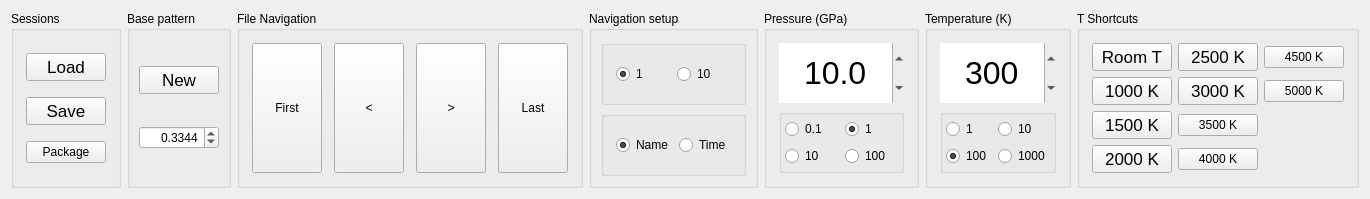
      <widget class="QWidget" name="mpltab_Main">
       <attribute name="title">
        <string>Main</string>
       </attribute>
       <layout class="QHBoxLayout" name="horizontalLayout">
        <item>
         <widget class="QGroupBox" name="groupBox_2">
          <property name="sizePolicy">
           <sizepolicy hsizetype="Fixed" vsizetype="Preferred">
            <horstretch>0</horstretch>
            <verstretch>0</verstretch>
           </sizepolicy>
          </property>
          <property name="title">
           <string>Sessions</string>
          </property>
          <layout class="QVBoxLayout" name="verticalLayout_4">
           <property name="margin">
            <number>12</number>
           </property>
           <item>
            <widget class="QPushButton" name="mplpushButton_LoadSession">
             <property name="sizePolicy">
              <sizepolicy hsizetype="Minimum" vsizetype="Fixed">
               <horstretch>0</horstretch>
               <verstretch>0</verstretch>
              </sizepolicy>
             </property>
             <property name="font">
              <font>
               <family>Helvetica</family>
               <pointsize>13</pointsize>
               <weight>50</weight>
               <italic>false</italic>
               <bold>false</bold>
              </font>
             </property>
             <property name="text">
              <string>Load</string>
             </property>
            </widget>
           </item>
           <item>
            <widget class="QPushButton" name="mplpushButton_SaveSession">
             <property name="sizePolicy">
              <sizepolicy hsizetype="Minimum" vsizetype="Fixed">
               <horstretch>0</horstretch>
               <verstretch>0</verstretch>
              </sizepolicy>
             </property>
             <property name="font">
              <font>
               <family>Helvetica</family>
               <pointsize>13</pointsize>
               <weight>50</weight>
               <italic>false</italic>
               <bold>false</bold>
              </font>
             </property>
             <property name="text">
              <string>Save</string>
             </property>
            </widget>
           </item>
           <item>
            <widget class="QPushButton" name="mplpushButton_ZipSession">
             <property name="sizePolicy">
              <sizepolicy hsizetype="Minimum" vsizetype="Fixed">
               <horstretch>0</horstretch>
               <verstretch>0</verstretch>
              </sizepolicy>
             </property>
             <property name="text">
              <string>Package</string>
             </property>
            </widget>
           </item>
          </layout>
         </widget>
        </item>
        <item>
         <widget class="QGroupBox" name="groupBox_4">
          <property name="sizePolicy">
           <sizepolicy hsizetype="Fixed" vsizetype="Preferred">
            <horstretch>0</horstretch>
            <verstretch>0</verstretch>
           </sizepolicy>
          </property>
          <property name="minimumSize">
           <size>
            <width>0</width>
            <height>0</height>
           </size>
          </property>
          <property name="maximumSize">
           <size>
            <width>16777215</width>
            <height>16777215</height>
           </size>
          </property>
          <property name="baseSize">
           <size>
            <width>250</width>
            <height>0</height>
           </size>
          </property>
          <property name="title">
           <string>Base pattern</string>
          </property>
          <layout class="QVBoxLayout" name="verticalLayout_3">
           <item>
            <widget class="QPushButton" name="mplpushButton_NewBasePtn">
             <property name="sizePolicy">
              <sizepolicy hsizetype="Minimum" vsizetype="Fixed">
               <horstretch>0</horstretch>
               <verstretch>0</verstretch>
              </sizepolicy>
             </property>
             <property name="minimumSize">
              <size>
               <width>0</width>
               <height>0</height>
              </size>
             </property>
             <property name="maximumSize">
              <size>
               <width>16777215</width>
               <height>16777215</height>
              </size>
             </property>
             <property name="baseSize">
              <size>
               <width>200</width>
               <height>0</height>
              </size>
             </property>
             <property name="font">
              <font>
               <family>Helvetica</family>
               <pointsize>13</pointsize>
               <weight>50</weight>
               <italic>false</italic>
               <bold>false</bold>
              </font>
             </property>
             <property name="toolTip">
              <string extracomment="Select base diffraction pattern"/>
             </property>
             <property name="whatsThis">
              <string/>
             </property>
             <property name="text">
              <string>New</string>
             </property>
            </widget>
           </item>
           <item>
            <widget class="QDoubleSpinBox" name="mpldoubleSpinBox_SetWavelength">
             <property name="sizePolicy">
              <sizepolicy hsizetype="Expanding" vsizetype="Fixed">
               <horstretch>0</horstretch>
               <verstretch>0</verstretch>
              </sizepolicy>
             </property>
             <property name="minimumSize">
              <size>
               <width>0</width>
               <height>0</height>
              </size>
             </property>
             <property name="focusPolicy">
              <enum>Qt::ClickFocus</enum>
             </property>
             <property name="layoutDirection">
              <enum>Qt::LeftToRight</enum>
             </property>
             <property name="alignment">
              <set>Qt::AlignRight|Qt::AlignTrailing|Qt::AlignVCenter</set>
             </property>
             <property name="decimals">
              <number>4</number>
             </property>
             <property name="singleStep">
              <double>0.000100000000000</double>
             </property>
             <property name="value">
              <double>0.334400000000000</double>
             </property>
            </widget>
           </item>
          </layout>
         </widget>
        </item>
        <item>
         <widget class="QGroupBox" name="groupBox_24">
          <property name="sizePolicy">
           <sizepolicy hsizetype="Expanding" vsizetype="Preferred">
            <horstretch>0</horstretch>
            <verstretch>0</verstretch>
           </sizepolicy>
          </property>
          <property name="title">
           <string>File Navigation</string>
          </property>
          <property name="flat">
           <bool>false</bool>
          </property>
          <layout class="QHBoxLayout" name="horizontalLayout_3">
           <property name="spacing">
            <number>12</number>
           </property>
           <property name="margin">
            <number>12</number>
           </property>
           <item>
            <widget class="QPushButton" name="mplpushButton_FirstBasePtn">
             <property name="sizePolicy">
              <sizepolicy hsizetype="Preferred" vsizetype="Preferred">
               <horstretch>0</horstretch>
               <verstretch>0</verstretch>
              </sizepolicy>
             </property>
             <property name="minimumSize">
              <size>
               <width>70</width>
               <height>0</height>
              </size>
             </property>
             <property name="maximumSize">
              <size>
               <width>50</width>
               <height>16777215</height>
              </size>
             </property>
             <property name="text">
              <string>First</string>
             </property>
            </widget>
           </item>
           <item>
            <widget class="QPushButton" name="mplpushButton_PrevBasePtn">
             <property name="sizePolicy">
              <sizepolicy hsizetype="Preferred" vsizetype="Preferred">
               <horstretch>0</horstretch>
               <verstretch>0</verstretch>
              </sizepolicy>
             </property>
             <property name="minimumSize">
              <size>
               <width>70</width>
               <height>0</height>
              </size>
             </property>
             <property name="maximumSize">
              <size>
               <width>50</width>
               <height>16777215</height>
              </size>
             </property>
             <property name="text">
              <string>&lt;</string>
             </property>
            </widget>
           </item>
           <item>
            <widget class="QPushButton" name="mplpushButton_NextBasePtn">
             <property name="sizePolicy">
              <sizepolicy hsizetype="Preferred" vsizetype="Preferred">
               <horstretch>0</horstretch>
               <verstretch>0</verstretch>
              </sizepolicy>
             </property>
             <property name="minimumSize">
              <size>
               <width>70</width>
               <height>0</height>
              </size>
             </property>
             <property name="maximumSize">
              <size>
               <width>50</width>
               <height>16777215</height>
              </size>
             </property>
             <property name="text">
              <string>&gt;</string>
             </property>
            </widget>
           </item>
           <item>
            <widget class="QPushButton" name="mplpushButton_LastBasePtn">
             <property name="sizePolicy">
              <sizepolicy hsizetype="Preferred" vsizetype="Preferred">
               <horstretch>0</horstretch>
               <verstretch>0</verstretch>
              </sizepolicy>
             </property>
             <property name="minimumSize">
              <size>
               <width>70</width>
               <height>0</height>
              </size>
             </property>
             <property name="maximumSize">
              <size>
               <width>50</width>
               <height>16777215</height>
              </size>
             </property>
             <property name="text">
              <string>Last</string>
             </property>
            </widget>
           </item>
          </layout>
         </widget>
        </item>
        <item>
         <widget class="QGroupBox" name="groupBox_21">
          <property name="sizePolicy">
           <sizepolicy hsizetype="Minimum" vsizetype="Preferred">
            <horstretch>0</horstretch>
            <verstretch>0</verstretch>
           </sizepolicy>
          </property>
          <property name="title">
           <string>Navigation setup</string>
          </property>
          <property name="flat">
           <bool>false</bool>
          </property>
          <layout class="QVBoxLayout" name="verticalLayout_11">
           <item>
            <widget class="QGroupBox" name="groupBox_14">
             <property name="sizePolicy">
              <sizepolicy hsizetype="Preferred" vsizetype="Preferred">
               <horstretch>0</horstretch>
               <verstretch>0</verstretch>
              </sizepolicy>
             </property>
             <property name="minimumSize">
              <size>
               <width>0</width>
               <height>0</height>
              </size>
             </property>
             <property name="title">
              <string/>
             </property>
             <property name="alignment">
              <set>Qt::AlignCenter</set>
             </property>
             <layout class="QHBoxLayout" name="horizontalLayout_5">
              <property name="spacing">
               <number>-1</number>
              </property>
              <property name="margin">
               <number>12</number>
              </property>
              <item>
               <widget class="QRadioButton" name="mplradioButton_FileStep1">
                <property name="sizePolicy">
                 <sizepolicy hsizetype="Minimum" vsizetype="Minimum">
                  <horstretch>0</horstretch>
                  <verstretch>0</verstretch>
                 </sizepolicy>
                </property>
                <property name="text">
                 <string>1</string>
                </property>
                <property name="checked">
                 <bool>true</bool>
                </property>
               </widget>
              </item>
              <item>
               <widget class="QRadioButton" name="mplradioButton_FileStep10">
                <property name="sizePolicy">
                 <sizepolicy hsizetype="Minimum" vsizetype="Minimum">
                  <horstretch>0</horstretch>
                  <verstretch>0</verstretch>
                 </sizepolicy>
                </property>
                <property name="text">
                 <string>10</string>
                </property>
               </widget>
              </item>
             </layout>
            </widget>
           </item>
           <item>
            <widget class="QGroupBox" name="groupBox_23">
             <property name="sizePolicy">
              <sizepolicy hsizetype="Preferred" vsizetype="Preferred">
               <horstretch>0</horstretch>
               <verstretch>0</verstretch>
              </sizepolicy>
             </property>
             <property name="minimumSize">
              <size>
               <width>0</width>
               <height>0</height>
              </size>
             </property>
             <property name="title">
              <string/>
             </property>
             <property name="alignment">
              <set>Qt::AlignCenter</set>
             </property>
             <layout class="QHBoxLayout" name="horizontalLayout_6">
              <property name="spacing">
               <number>-1</number>
              </property>
              <property name="margin">
               <number>12</number>
              </property>
              <item>
               <widget class="QRadioButton" name="mplradioButton_SortbyNme">
                <property name="sizePolicy">
                 <sizepolicy hsizetype="Minimum" vsizetype="Preferred">
                  <horstretch>0</horstretch>
                  <verstretch>0</verstretch>
                 </sizepolicy>
                </property>
                <property name="maximumSize">
                 <size>
                  <width>16777215</width>
                  <height>16777215</height>
                 </size>
                </property>
                <property name="text">
                 <string>Name</string>
                </property>
                <property name="checked">
                 <bool>true</bool>
                </property>
               </widget>
              </item>
              <item>
               <widget class="QRadioButton" name="mplradioButton_SortbyTime">
                <property name="sizePolicy">
                 <sizepolicy hsizetype="Minimum" vsizetype="Preferred">
                  <horstretch>0</horstretch>
                  <verstretch>0</verstretch>
                 </sizepolicy>
                </property>
                <property name="maximumSize">
                 <size>
                  <width>16777215</width>
                  <height>16777215</height>
                 </size>
                </property>
                <property name="text">
                 <string>Time</string>
                </property>
               </widget>
              </item>
             </layout>
            </widget>
           </item>
          </layout>
         </widget>
        </item>
        <item>
         <widget class="QGroupBox" name="groupBox">
          <property name="sizePolicy">
           <sizepolicy hsizetype="Fixed" vsizetype="Preferred">
            <horstretch>0</horstretch>
            <verstretch>0</verstretch>
           </sizepolicy>
          </property>
          <property name="autoFillBackground">
           <bool>false</bool>
          </property>
          <property name="title">
           <string>Pressure (GPa)</string>
          </property>
          <layout class="QVBoxLayout" name="verticalLayout_2">
           <property name="margin">
            <number>12</number>
           </property>
           <item>
            <widget class="QDoubleSpinBox" name="mpldoubleSpinBox_Pressure">
             <property name="sizePolicy">
              <sizepolicy hsizetype="Minimum" vsizetype="Fixed">
               <horstretch>0</horstretch>
               <verstretch>0</verstretch>
              </sizepolicy>
             </property>
             <property name="minimumSize">
              <size>
               <width>0</width>
               <height>60</height>
              </size>
             </property>
             <property name="sizeIncrement">
              <size>
               <width>0</width>
               <height>0</height>
              </size>
             </property>
             <property name="baseSize">
              <size>
               <width>0</width>
               <height>0</height>
              </size>
             </property>
             <property name="font">
              <font>
               <family>Helvetica</family>
               <pointsize>24</pointsize>
               <weight>9</weight>
               <italic>false</italic>
               <bold>false</bold>
              </font>
             </property>
             <property name="focusPolicy">
              <enum>Qt::ClickFocus</enum>
             </property>
             <property name="styleSheet">
              <string notr="true">font: 75 24pt &quot;Helvetica&quot;;</string>
             </property>
             <property name="frame">
              <bool>false</bool>
             </property>
             <property name="alignment">
              <set>Qt::AlignCenter</set>
             </property>
             <property name="buttonSymbols">
              <enum>QAbstractSpinBox::UpDownArrows</enum>
             </property>
             <property name="decimals">
              <number>1</number>
             </property>
             <property name="maximum">
              <double>1000.000000000000000</double>
             </property>
             <property name="value">
              <double>10.000000000000000</double>
             </property>
            </widget>
           </item>
           <item>
            <widget class="QGroupBox" name="groupBox_16">
             <property name="title">
              <string/>
             </property>
             <layout class="QGridLayout" name="gridLayout_9">
              <property name="margin">
               <number>3</number>
              </property>
              <property name="spacing">
               <number>-1</number>
              </property>
              <item row="1" column="0">
               <widget class="QRadioButton" name="mplradioButton_P10">
                <property name="text">
                 <string>10</string>
                </property>
               </widget>
              </item>
              <item row="1" column="1">
               <widget class="QRadioButton" name="mplradioButton_P100">
                <property name="text">
                 <string>100</string>
                </property>
               </widget>
              </item>
              <item row="0" column="0">
               <widget class="QRadioButton" name="mplradioButton_P01">
                <property name="text">
                 <string>0.1</string>
                </property>
               </widget>
              </item>
              <item row="0" column="1">
               <widget class="QRadioButton" name="mplradioButton_P1">
                <property name="text">
                 <string>1</string>
                </property>
                <property name="checked">
                 <bool>true</bool>
                </property>
               </widget>
              </item>
             </layout>
            </widget>
           </item>
          </layout>
         </widget>
        </item>
        <item>
         <widget class="QGroupBox" name="groupBox_3">
          <property name="sizePolicy">
           <sizepolicy hsizetype="Fixed" vsizetype="Preferred">
            <horstretch>0</horstretch>
            <verstretch>0</verstretch>
           </sizepolicy>
          </property>
          <property name="title">
           <string>Temperature (K)</string>
          </property>
          <layout class="QVBoxLayout" name="verticalLayout_9">
           <property name="margin">
            <number>12</number>
           </property>
           <item>
            <widget class="QDoubleSpinBox" name="mpldoubleSpinBox_Temperature">
             <property name="sizePolicy">
              <sizepolicy hsizetype="Minimum" vsizetype="Fixed">
               <horstretch>0</horstretch>
               <verstretch>0</verstretch>
              </sizepolicy>
             </property>
             <property name="minimumSize">
              <size>
               <width>0</width>
               <height>60</height>
              </size>
             </property>
             <property name="baseSize">
              <size>
               <width>0</width>
               <height>50</height>
              </size>
             </property>
             <property name="font">
              <font>
               <family>Helvetica</family>
               <pointsize>24</pointsize>
               <weight>9</weight>
               <italic>false</italic>
               <bold>false</bold>
              </font>
             </property>
             <property name="focusPolicy">
              <enum>Qt::ClickFocus</enum>
             </property>
             <property name="layoutDirection">
              <enum>Qt::LeftToRight</enum>
             </property>
             <property name="autoFillBackground">
              <bool>false</bool>
             </property>
             <property name="styleSheet">
              <string notr="true">font: 75 24pt &quot;Helvetica&quot;;</string>
             </property>
             <property name="frame">
              <bool>false</bool>
             </property>
             <property name="alignment">
              <set>Qt::AlignCenter</set>
             </property>
             <property name="buttonSymbols">
              <enum>QAbstractSpinBox::UpDownArrows</enum>
             </property>
             <property name="decimals">
              <number>0</number>
             </property>
             <property name="maximum">
              <double>10000.000000000000000</double>
             </property>
             <property name="singleStep">
              <double>100.000000000000000</double>
             </property>
             <property name="value">
              <double>300.000000000000000</double>
             </property>
            </widget>
           </item>
           <item>
            <widget class="QGroupBox" name="groupBox_17">
             <property name="title">
              <string/>
             </property>
             <layout class="QGridLayout" name="gridLayout_10">
              <property name="margin">
               <number>3</number>
              </property>
              <item row="1" column="0">
               <widget class="QRadioButton" name="mplradioButton_T100">
                <property name="text">
                 <string>100</string>
                </property>
                <property name="checked">
                 <bool>true</bool>
                </property>
               </widget>
              </item>
              <item row="0" column="1">
               <widget class="QRadioButton" name="mplradioButton_T10">
                <property name="text">
                 <string>10</string>
                </property>
               </widget>
              </item>
              <item row="0" column="0">
               <widget class="QRadioButton" name="mplradioButton_T1">
                <property name="text">
                 <string>1</string>
                </property>
               </widget>
              </item>
              <item row="1" column="1">
               <widget class="QRadioButton" name="mplradioButton_T1000">
                <property name="text">
                 <string>1000</string>
                </property>
               </widget>
              </item>
             </layout>
            </widget>
           </item>
          </layout>
         </widget>
        </item>
        <item>
         <widget class="QGroupBox" name="groupBox_11">
          <property name="sizePolicy">
           <sizepolicy hsizetype="Fixed" vsizetype="Preferred">
            <horstretch>0</horstretch>
            <verstretch>0</verstretch>
           </sizepolicy>
          </property>
          <property name="title">
           <string>T Shortcuts</string>
          </property>
          <layout class="QGridLayout" name="gridLayout_6">
           <property name="margin">
            <number>12</number>
           </property>
           <item row="6" column="0">
            <widget class="QPushButton" name="mplpushButton_2000K">
             <property name="sizePolicy">
              <sizepolicy hsizetype="Preferred" vsizetype="Fixed">
               <horstretch>0</horstretch>
               <verstretch>0</verstretch>
              </sizepolicy>
             </property>
             <property name="minimumSize">
              <size>
               <width>0</width>
               <height>0</height>
              </size>
             </property>
             <property name="maximumSize">
              <size>
               <width>16777215</width>
               <height>16777215</height>
              </size>
             </property>
             <property name="font">
              <font>
               <family>Helvetica</family>
               <pointsize>13</pointsize>
               <weight>50</weight>
               <italic>false</italic>
               <bold>false</bold>
              </font>
             </property>
             <property name="text">
              <string>2000 K</string>
             </property>
            </widget>
           </item>
           <item row="2" column="1">
            <widget class="QPushButton" name="mplpushButton_3000K">
             <property name="sizePolicy">
              <sizepolicy hsizetype="Preferred" vsizetype="Fixed">
               <horstretch>0</horstretch>
               <verstretch>0</verstretch>
              </sizepolicy>
             </property>
             <property name="minimumSize">
              <size>
               <width>0</width>
               <height>0</height>
              </size>
             </property>
             <property name="font">
              <font>
               <family>Helvetica</family>
               <pointsize>13</pointsize>
               <weight>50</weight>
               <italic>false</italic>
               <bold>false</bold>
              </font>
             </property>
             <property name="text">
              <string>3000 K</string>
             </property>
            </widget>
           </item>
           <item row="2" column="0">
            <widget class="QPushButton" name="mplpushButton_1000K">
             <property name="sizePolicy">
              <sizepolicy hsizetype="Preferred" vsizetype="Fixed">
               <horstretch>0</horstretch>
               <verstretch>0</verstretch>
              </sizepolicy>
             </property>
             <property name="minimumSize">
              <size>
               <width>0</width>
               <height>0</height>
              </size>
             </property>
             <property name="font">
              <font>
               <family>Helvetica</family>
               <pointsize>13</pointsize>
               <weight>50</weight>
               <italic>false</italic>
               <bold>false</bold>
              </font>
             </property>
             <property name="text">
              <string>1000 K</string>
             </property>
            </widget>
           </item>
           <item row="4" column="0">
            <widget class="QPushButton" name="mplpushButton_1500K">
             <property name="sizePolicy">
              <sizepolicy hsizetype="Preferred" vsizetype="Fixed">
               <horstretch>0</horstretch>
               <verstretch>0</verstretch>
              </sizepolicy>
             </property>
             <property name="minimumSize">
              <size>
               <width>0</width>
               <height>0</height>
              </size>
             </property>
             <property name="font">
              <font>
               <family>Helvetica</family>
               <pointsize>13</pointsize>
               <weight>50</weight>
               <italic>false</italic>
               <bold>false</bold>
              </font>
             </property>
             <property name="text">
              <string>1500 K</string>
             </property>
            </widget>
           </item>
           <item row="0" column="0">
            <widget class="QPushButton" name="mplpushButton_RoomT">
             <property name="sizePolicy">
              <sizepolicy hsizetype="Preferred" vsizetype="Fixed">
               <horstretch>0</horstretch>
               <verstretch>0</verstretch>
              </sizepolicy>
             </property>
             <property name="minimumSize">
              <size>
               <width>60</width>
               <height>0</height>
              </size>
             </property>
             <property name="font">
              <font>
               <family>Helvetica</family>
               <pointsize>13</pointsize>
               <weight>50</weight>
               <italic>false</italic>
               <bold>false</bold>
              </font>
             </property>
             <property name="text">
              <string>Room T</string>
             </property>
            </widget>
           </item>
           <item row="0" column="1">
            <widget class="QPushButton" name="mplpushButton_2500K">
             <property name="sizePolicy">
              <sizepolicy hsizetype="Preferred" vsizetype="Fixed">
               <horstretch>0</horstretch>
               <verstretch>0</verstretch>
              </sizepolicy>
             </property>
             <property name="minimumSize">
              <size>
               <width>0</width>
               <height>0</height>
              </size>
             </property>
             <property name="font">
              <font>
               <family>Helvetica</family>
               <pointsize>13</pointsize>
               <weight>50</weight>
               <italic>false</italic>
               <bold>false</bold>
              </font>
             </property>
             <property name="text">
              <string>2500 K</string>
             </property>
            </widget>
           </item>
           <item row="4" column="1">
            <widget class="QPushButton" name="mplpushButton_3500K">
             <property name="text">
              <string>3500 K</string>
             </property>
            </widget>
           </item>
           <item row="6" column="1">
            <widget class="QPushButton" name="mplpushButton_4000K">
             <property name="text">
              <string>4000 K</string>
             </property>
            </widget>
           </item>
           <item row="0" column="2">
            <widget class="QPushButton" name="mplpushButton_4500K">
             <property name="text">
              <string>4500 K</string>
             </property>
            </widget>
           </item>
           <item row="2" column="2">
            <widget class="QPushButton" name="mplpushButton_5000K">
             <property name="text">
              <string>5000 K</string>
             </property>
            </widget>
           </item>
          </layout>
         </widget>
        </item>
       </layout>
      </widget>
